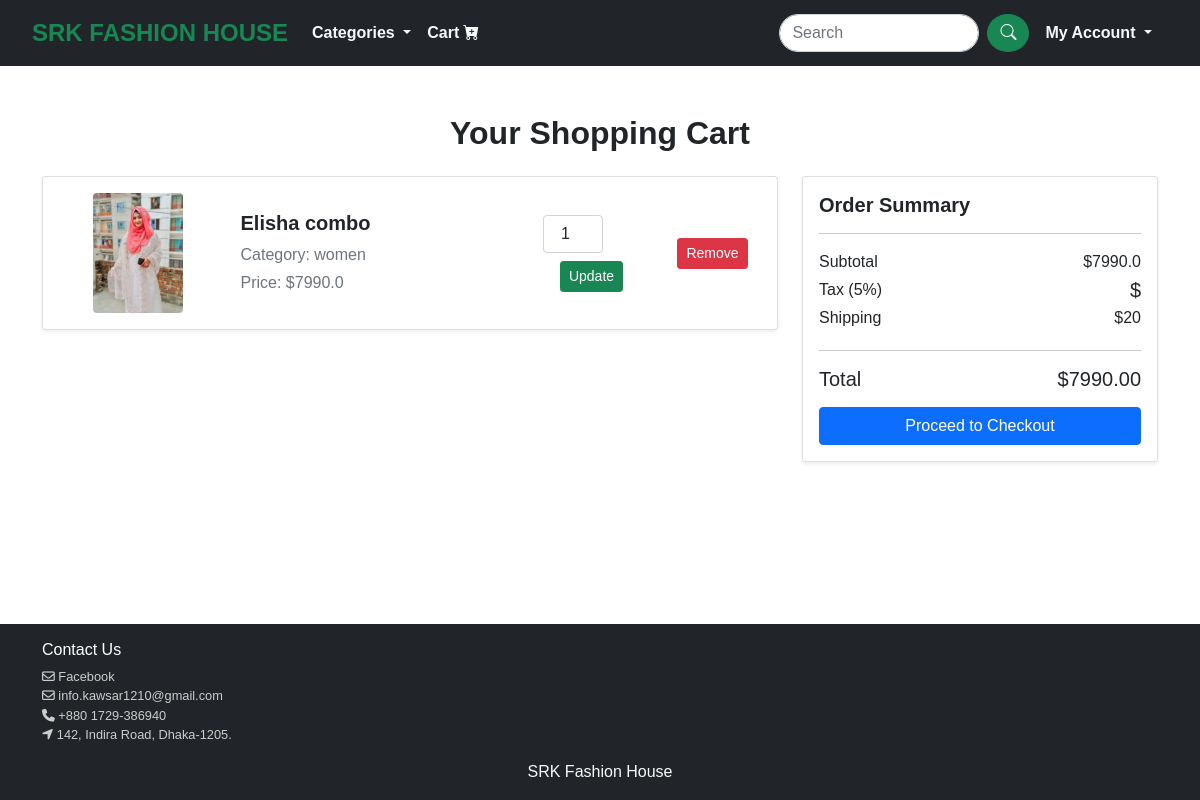
The page /cart/ (signed in) on the database as committed earlier.
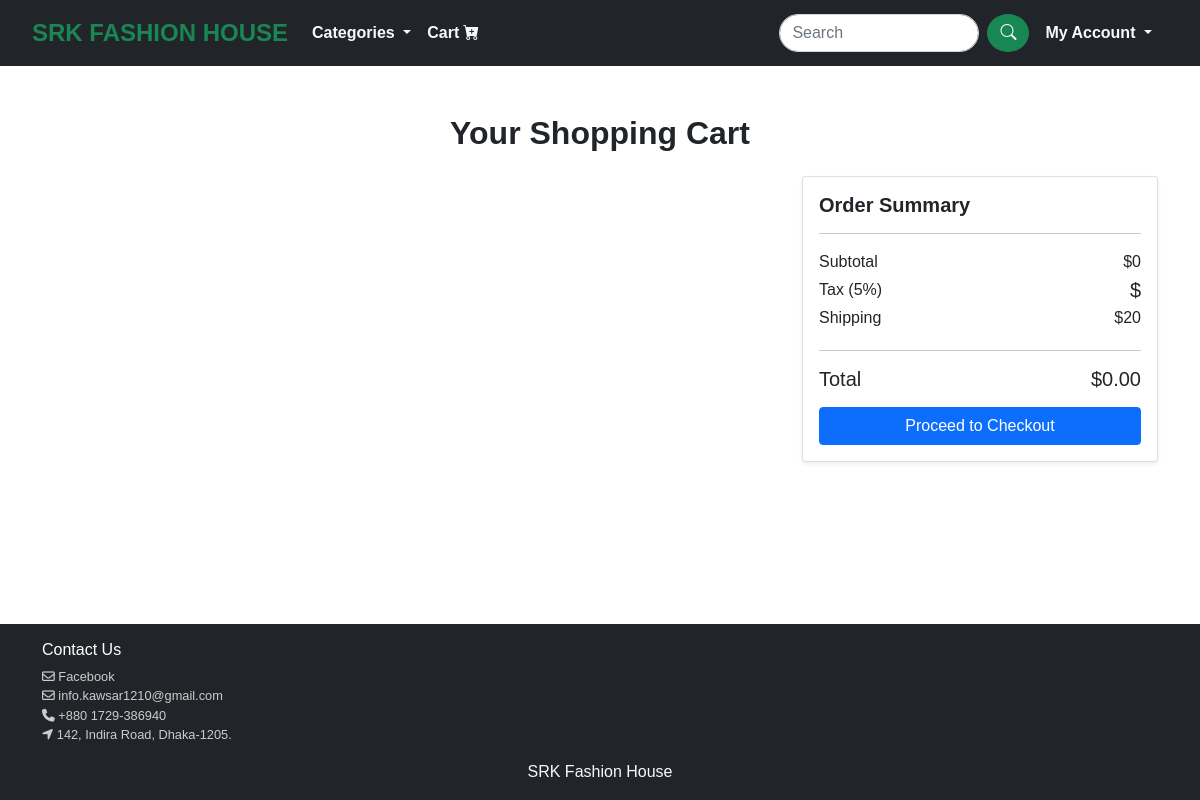
The same page on the database as committed later.
### products/models.py (models this page shows, shortened)
class CartItem(models.Model):
    user = models.ForeignKey(User, on_delete=models.CASCADE)
    product = models.ForeignKey(Product, on_delete=models.CASCADE)
    quantity = models.PositiveIntegerField(default=1)

class Product(models.Model):
    name = models.CharField(max_length=100)
    price = models.FloatField()
    image = models.ImageField(upload_to='products', null=True, blank=True)
    description = models.TextField()
    CATEGORY_CHOICES = [
        ('men', 'Men'),
        ('women', 'Women'),
        ('children', 'Children'),
    ]
    category = models.CharField(
        max_length=100,
        choices=CATEGORY_CHOICES,
        default='women',
    )

### srkFashionHouse/views.py (the view)
# urls.py: path('cart/',views.cart,name='cart'),
@login_required
def cart(request):
    cart_items = CartItem.objects.filter(user=request.user)
    total = sum(item.product.price * item.quantity for item in cart_items)
    context = {
        'cart_items': cart_items,
        'total': total,
    }
    return render(request, 'cart.html', context)

### templates/cart.html (shortened to what this page needs)
{% extends 'base.html' %}
{% load static %}
{% block content %}
<div class="container mt-5">
    <h2 class="text-center mb-4" style="font-weight: bold;">Your Shopping Cart</h2>
    <div class="row">
        <div class="col-lg-8">
            {% for item in cart_items %}
            <div class="card shadow-sm mb-3">
                <div class="card-body">
                    <div class="row align-items-center">
                        <div class="col-md-3 text-center">
                            <img src="{{ item.product.image.url }}" alt="Product Image"
                                 class="img-fluid rounded" style="max-height: 120px; object-fit: contain;">
                        </div>
                        <div class="col-md-5">
                            <h5 class="mb-2" style="font-weight: bold;">{{ item.product.name }}</h5>
                            <p class="mb-1 text-muted">Category: {{ item.product.category }}</p>
                            <p class="mb-0 text-muted">Price: ${{ item.product.price }}</p>
                        </div>
                        <div class="col-md-2 text-center">
                            <form action="{% url 'update_quantity' item.id %}" method="POST">
                                <input type="number" name="quantity" value="{{ item.quantity }}"
                                       class="form-control text-center" style="width: 60px;" min="1" required>
                                <button type="submit" class="btn btn-success btn-sm mt-2">Update</button>
                            </form>
                        </div>
                        <div class="col-md-2 text-center">
                            <a href="{% url 'remove_from_cart' item.id %}" class="btn btn-danger btn-sm">Remove</a>
                        </div>
                    </div>
                </div>
            </div>
            {% endfor %}
        </div>
        <div class="col-lg-4">
            <div class="card shadow-sm">
                <div class="card-body">
                    <h5 class="card-title" style="font-weight: bold;">Order Summary</h5>
                    <hr>
                    <div class="d-flex justify-content-between">
                        <p class="mb-1">Subtotal</p>
                        <p class="mb-1">${{ total }}</p>
                    </div>
                    <div class="d-flex justify-content-between">
                        <p class="mb-1">Tax (5%)</p>
                        <h5 class="mb-0">${{ grand_total|floatformat:2 }}</h5>
                    </div>
                    <div class="d-flex justify-content-between">
                        <p class="mb-1">Shipping</p>
                        <p class="mb-1">$20</p>
                    </div>
                    <hr>
                    <div class="d-flex justify-content-between">
                        <h5 class="mb-0">Total</h5>
                        <h5 class="mb-0">${{ total|floatformat:2 }}</h5>
                    </div>
                    <a href="#" class="btn btn-primary w-100 mt-3">Proceed to Checkout</a>
                </div>
            </div>
        </div>
    </div>
</div>
{% endblock %}

Rows that differ between the two databases and show on the page:
removed CartItem: product.image (picture), product.name "Elisha combo", product.category "women", product.price "7990.0", quantity "1"
Other text that changed with them:
{{ total }}: "7990.0" → "0"
{{ total|floatformat:2 }}: "7990.00" → "0.00"
